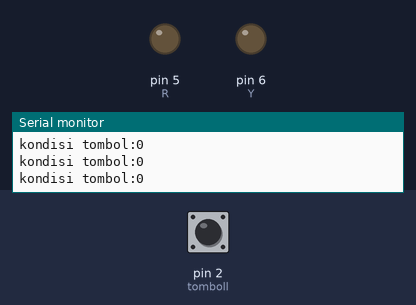
A sketch run on a simulated Arduino Uno, built with avr-gcc and run on an emulated ATmega328P. On the bench: output pins drawn as LEDs (lit = HIGH), the last lines printed to the serial monitor. Inputs (shaded band) come from the test bench; at power-on: pin 2 (tomboll) LOW.

Above: at 1.2 s.
1.3 s: pin 2 (tomboll) pulled HIGH for 0.15 s
At 1.41 s:
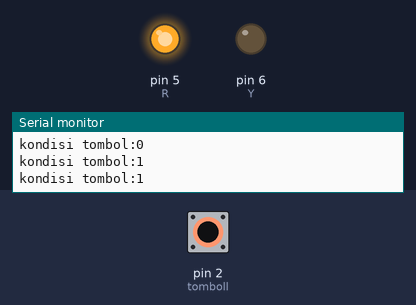
2.9 s: pin 2 (tomboll) pulled HIGH for 3.2 s
At 7.3 s:
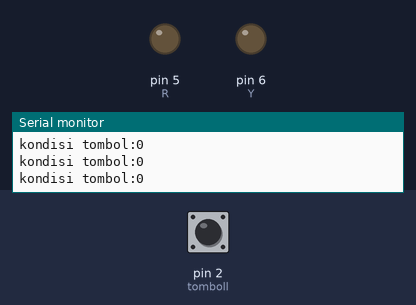
Timing chart, 0 to 8.8 s (numbered marks = the images above; inputs shaded):
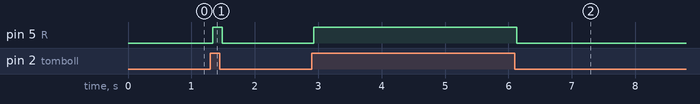

The sketch:

2._1LED_2LAMPU.ino
```cpp
int tomboll=2;
int R=5;
int Y=6;

void setup() {
  Serial.begin(9600);
  pinMode(tomboll,INPUT);
  pinMode(R,OUTPUT);
  pinMode (Y,OUTPUT);


}

void loop() {
 int bacatomboll=digitalRead(tomboll);
  Serial.println("kondisi tombol:" +String(bacatomboll));


  if(bacatomboll==1){
  digitalWrite(R,HIGH);
  }else{
   digitalWrite(R,LOW);
  if(bacatomboll==1){
  digitalWrite(Y,HIGH);
  }else{
   digitalWrite(Y,LOW);

  }
  }
}
```

Measured:
- after the input at 1.3 s, pin 5 (R): LOW → HIGH at once, → LOW 0.15 s later
- after the input at 2.9 s, pin 5 (R): LOW → HIGH at once, → LOW 3.2 s later
